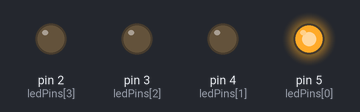
A sketch run on a simulated Arduino Uno, built with avr-gcc and run on an emulated ATmega328P. Shown: output pins drawn as LEDs (lit = HIGH).

Above: at 0.5 s.
At 2.5 s:
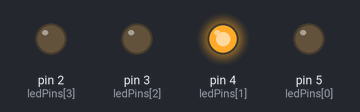
At 4.5 s:
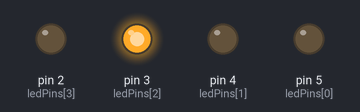
At 6.5 s:
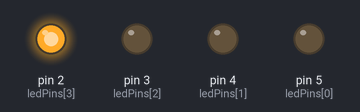
At 9.5 s:
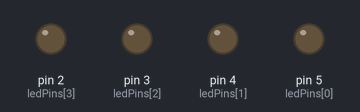
Timing chart, 0 to 10.4 s (numbered marks = the images above):
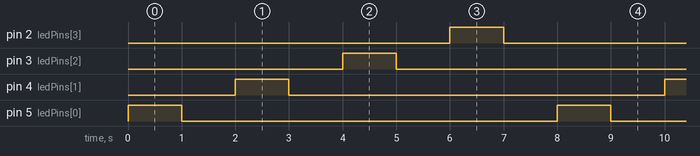

Measured:
- by itself, pin 2 (ledPins[3]), pin 3 (ledPins[2]), pin 4 (ledPins[1]), pin 5 (ledPins[0]): alternates HIGH for 1.0 s and LOW for 7.0 s
- by itself, everything shown: repeats every 8.0 s, in 8 steps

The sketch:

02_up_down_many_led_with_vector.ino
```cpp
int Nb_Pin_leds = 4;
int ledPins[] = {5, 4, 3, 2};

void UpDown(int led, const int time_stop)
{
  digitalWrite(led, HIGH);
  delay(time_stop);
  digitalWrite(led, LOW);
  delay(time_stop);
}

void setup()
{
  for(int idx_led = 0; idx_led < Nb_Pin_leds; idx_led++)
  {
    pinMode(ledPins[idx_led], OUTPUT);
  }
}

void loop()
{
  for(int idx_led = 0; idx_led < Nb_Pin_leds; idx_led++)
  {
    UpDown(ledPins[idx_led], 1000);
  }
}
```
